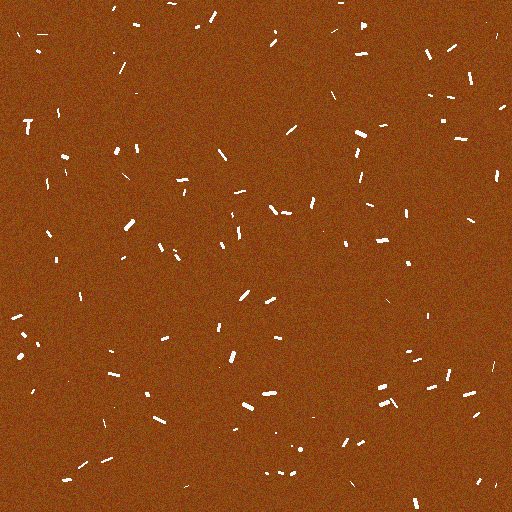
#> input picture sticks-spatial/test_anistropic/staples_anistropic150.png, 512 x 512 px
$ python -i experiment.py   (imports and definitions only)
#> lines starting #> are read from the running program, lines starting #| are printed output that depends on the picture; after the words box and inside, x2 and y2 are one past the last pixel; in counts of white or black regions, pixels touching at a corner belong together
#> further down, picture is the input picture: shape (512, 512, 3); mean B, G, R 21.3, 70.4, 139.6
import numpy as np
import matplotlib.pyplot as plt
import cv2
from scipy.ndimage import convolve
import os

from numpy.fft import fft2, fftshift, ifft2, ifftshift
from scipy.ndimage import convolve
import matplotlib.pyplot as plt
from scipy.ndimage import convolve, rotate


# Ensure the folders for saving images exist
# [5 lines not run here, left out]


# Function to generate the image with staples
# [65 lines left out: functions generate_image_with_staples, generate_image_with_staples_anistropic, detect_staples, detect_staples_otsu, not called in this run]

def detect_staples_anistropic(image, staple_height=10, staple_width=2, threshold=127):
#> called with staple_height = 10, staple_width = 2, threshold = 127
    image_gray = cv2.cvtColor(image, cv2.COLOR_BGR2GRAY)
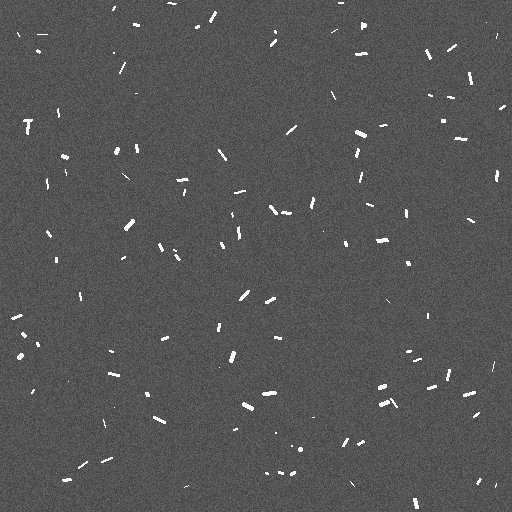
#> image_gray: shape (512, 512); min 60, max 255, mean 85.5

    # Define kernels for multiple orientations
    angles = [0, 45, 90, 135]  # Example angles, can be more
    kernels = [rotate(np.ones((staple_height, staple_width), dtype=np.float32), angle, reshape=True) for angle in angles]
    for kernel in kernels:
        kernel /= np.sum(kernel)  # Normalize kernel

    # Initialize an empty image to collect all detections
    detections = np.zeros_like(image_gray, dtype=np.float32)

    # Apply each kernel and combine the results
    for kernel in kernels:
        convolved = cv2.filter2D(image_gray, -1, kernel)
        detections = np.maximum(detections, convolved)  # Take the max response
#> this loop made 4 passes
#> pass 1, in detect_staples_anistropic, `convolved = cv2.filter2D(image_gray, -1, kernel)`:
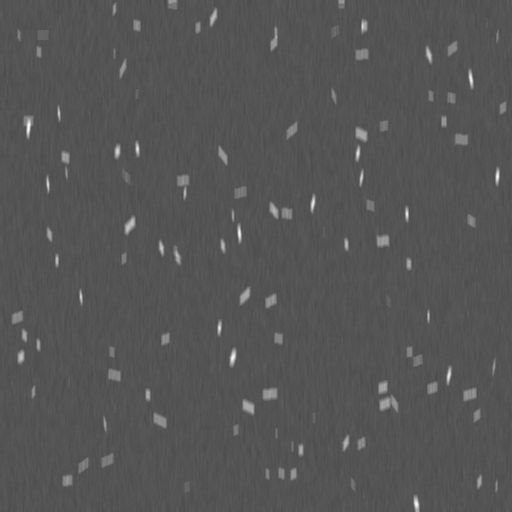
#> convolved: shape (512, 512); min 74, max 250, mean 85.5
#> after the loop:
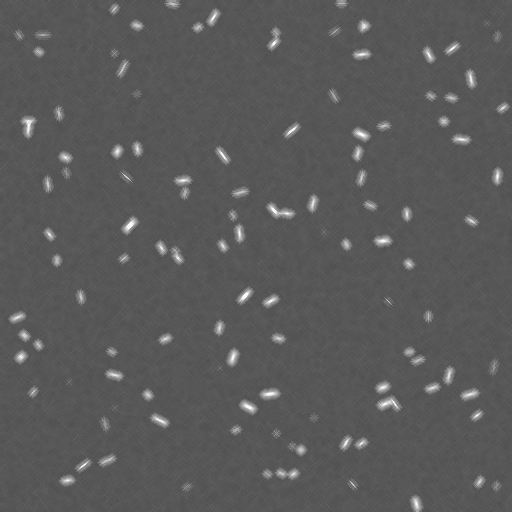
#> detections: shape (512, 512) float32; min 77, max 254, mean 89.9

    # Threshold the combined detections
    _, binary_image = cv2.threshold(detections, threshold, 255, cv2.THRESH_BINARY)
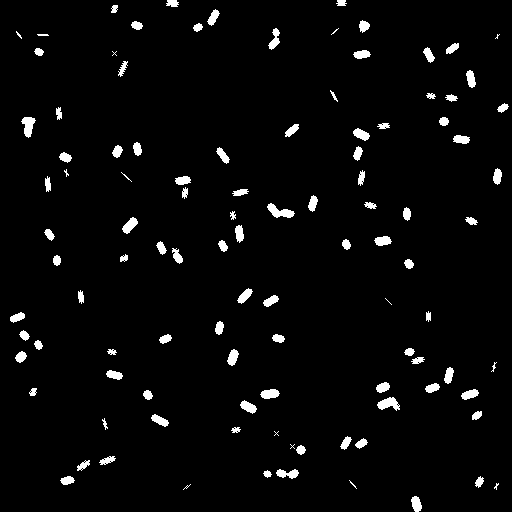
#> binary_image: shape (512, 512) float32; 3.2% white; 106 white regions (12 under 20 px)
    contours, _ = cv2.findContours(binary_image.astype(np.uint8), cv2.RETR_EXTERNAL, cv2.CHAIN_APPROX_SIMPLE)
#> contours = 106 contours, 17 with area under 20; largest, box (x1, y1, x2, y2) and area: (267, 203, 295, 218) 180, (377, 397, 400, 411) 166, (21, 117, 36, 138) 158, (122, 217, 138, 234) 127, (260, 389, 280, 399) 126

    return len(contours)

# [10 lines left out: functions save_image_with_staples, save_image_with_staples_anistropic, not called in this run]


# Experiment 1: Varying number of staples with constant noise
staple_counts = np.arange(0, 1000, 50)
detected_counts_exp1 = []
constant_noise_level = 50
# [17 lines not run here, left out]

# Experiment 1a: Varying number of staples with otsu
staple_counts = np.arange(50, 1000, 50)
detected_counts_exp1_otsu = []
constant_noise_level = 50
# [16 lines not run here, left out]


# Experiment 2: Varying noise levels with constant staple count
noise_levels = np.arange(10, 200, 10)
detected_counts_exp2 = []
constant_staple_count = 200
# [16 lines not run here, left out]

# Experiment 2: Varying noise levels with constant staple count
noise_levels = np.arange(10, 200, 10)
detected_counts_exp2_otsu = []
constant_staple_count = 200
# [28 lines not run here, left out]

#anistropic kernel case
# Experiment 1 anistropic new kernel : Varying number of staples with constant noise
staple_counts = np.arange(50, 500, 50)
detected_counts_exp1_anistropic_new_kernel = []
constant_noise_level = 50
# [17 lines not run here, left out]

#experiment 1 anistropic but still using old kernel that is istropic

staple_counts = np.arange(50, 500, 50)
detected_counts_exp1_anistropic_old_kernel = []
constant_noise_level = 50
# [17 lines not run here, left out]

# [49 lines of commented-out code are left out]

>>> import cv2
>>> picture = cv2.imread('test_anistropic/staples_anistropic150.png')
>>> result = detect_staples_anistropic(picture)
#> result = 106

$ run again, on sticks-spatial/test_anistropic/staples_anistropic200.png
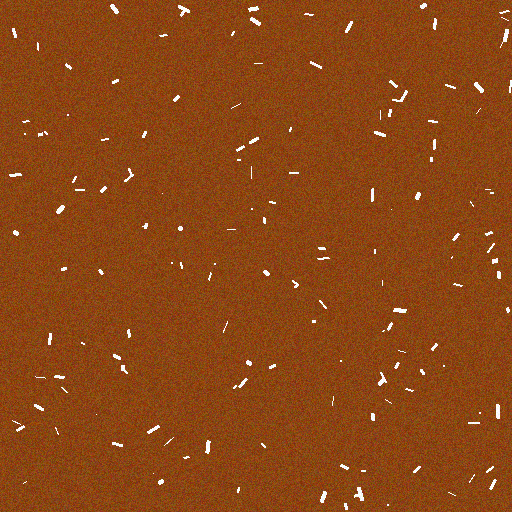
#> input picture sticks-spatial/test_anistropic/staples_anistropic200.png, 512 x 512 px
#> picture is the input picture: shape (512, 512, 3); mean B, G, R 21.8, 70.6, 139.8
#> after the loop in detect_staples_anistropic, `for kernel in kernels:`:
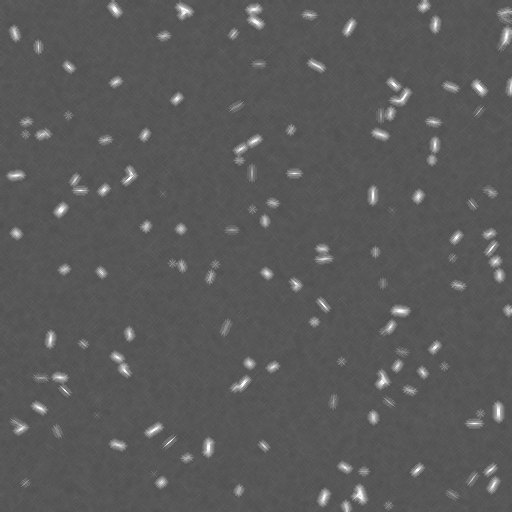
#> detections: shape (512, 512) float32; min 78, max 253, mean 90.4
#> in detect_staples_anistropic, `_, binary_image = cv2.threshold(detections, threshold, 255, cv2.THRESH..`:
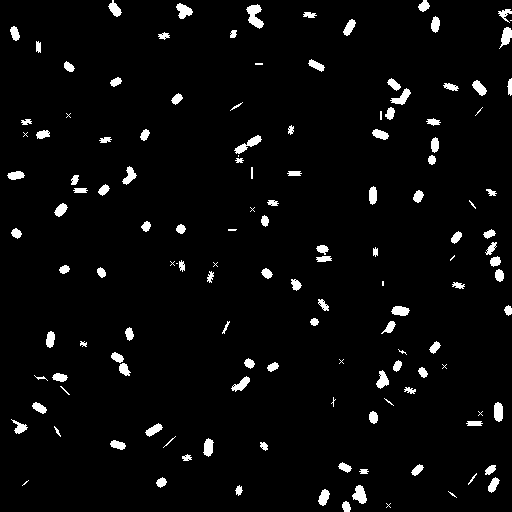
#> binary_image: shape (512, 512) float32; 3.7% white; 135 white regions (25 under 20 px)
#> contours = 135 contours, 34 with area under 20; largest, box (x1, y1, x2, y2) and area: (246, 4, 264, 29) 211, (234, 135, 262, 154) 155, (352, 485, 367, 504) 154, (176, 3, 193, 19) 139, (494, 402, 503, 422) 131
#> result = 135

$ run again, on sticks-spatial/test_anistropic/staples_anistropic250.png
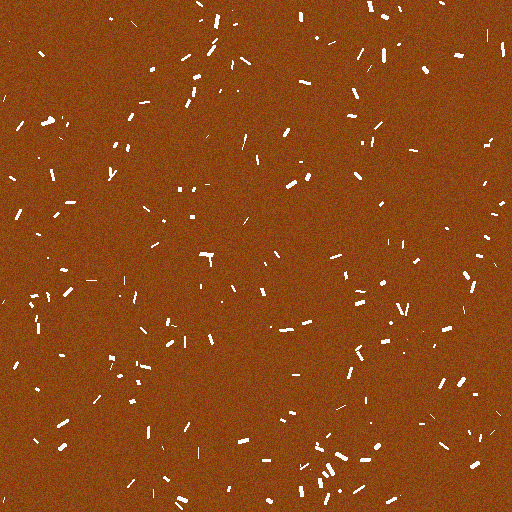
#> input picture sticks-spatial/test_anistropic/staples_anistropic250.png, 512 x 512 px
#> picture is the input picture: shape (512, 512, 3); mean B, G, R 22.9, 71.6, 140.4
#> after the loop in detect_staples_anistropic, `for kernel in kernels:`:
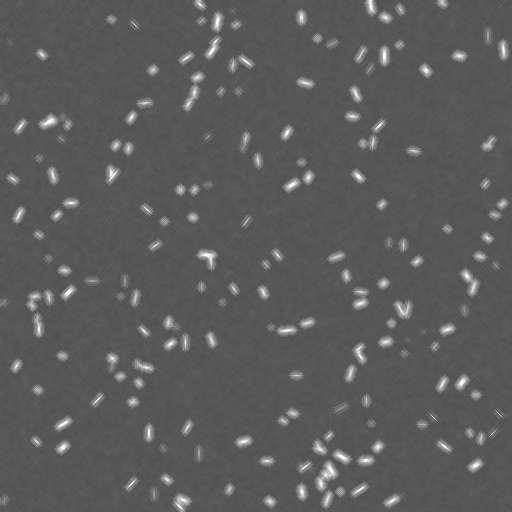
#> detections: shape (512, 512) float32; min 78, max 254, mean 91.9
#> in detect_staples_anistropic, `_, binary_image = cv2.threshold(detections, threshold, 255, cv2.THRESH..`:
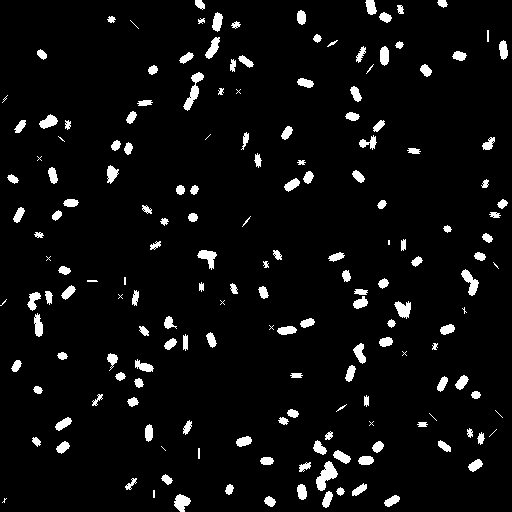
#> binary_image: shape (512, 512) float32; 5.1% white; 175 white regions (25 under 20 px)
#> contours = 175 contours, 35 with area under 20; largest, box (x1, y1, x2, y2) and area: (316, 461, 338, 491) 290, (183, 72, 204, 111) 237, (461, 269, 479, 296) 187, (174, 494, 191, 512) 170, (394, 301, 411, 319) 166
#> result = 175

$ run again, on sticks-spatial/test_anistropic/staples_anistropic300.png
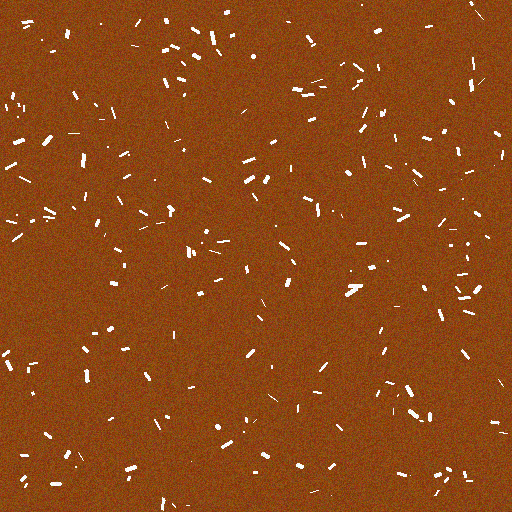
#> input picture sticks-spatial/test_anistropic/staples_anistropic300.png, 512 x 512 px
#> picture is the input picture: shape (512, 512, 3); mean B, G, R 23.3, 71.9, 140.6
#> after the loop in detect_staples_anistropic, `for kernel in kernels:`:
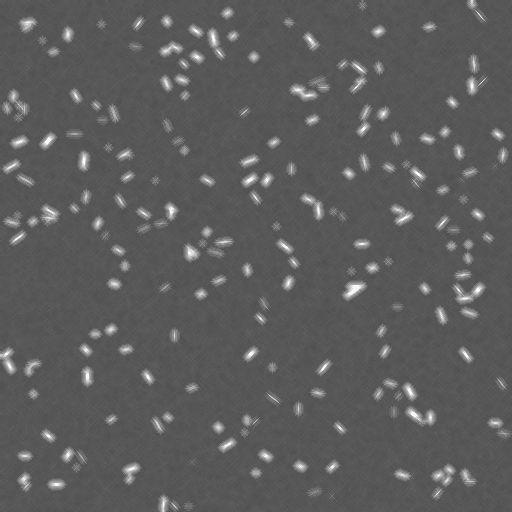
#> detections: shape (512, 512) float32; min 78, max 254, mean 92.4
#> in detect_staples_anistropic, `_, binary_image = cv2.threshold(detections, threshold, 255, cv2.THRESH..`:
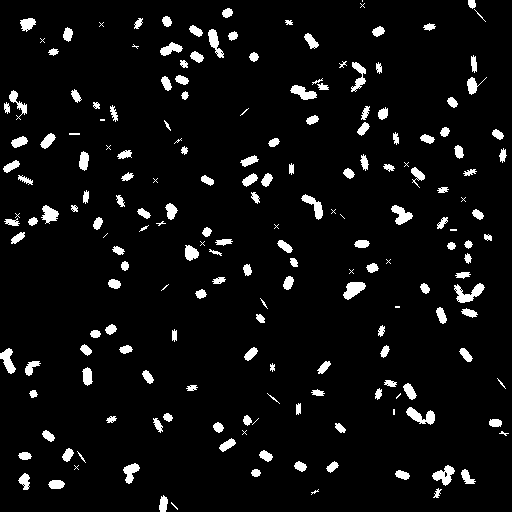
#> binary_image: shape (512, 512) float32; 5.6% white; 192 white regions (34 under 20 px)
#> contours = 192 contours, 44 with area under 20; largest, box (x1, y1, x2, y2) and area: (454, 283, 485, 303) 254, (406, 407, 435, 425) 226, (343, 282, 366, 300) 222, (432, 465, 455, 486) 220, (391, 205, 413, 225) 197
#> result = 192
